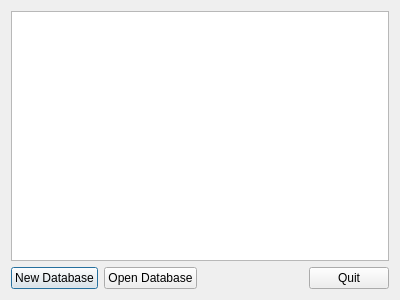
<?xml version="1.0" encoding="UTF-8"?>
<ui version="4.0">
 <class>DatabaseDialog</class>
 <widget class="QDialog" name="DatabaseDialog">
  <property name="geometry">
   <rect>
    <x>0</x>
    <y>0</y>
    <width>400</width>
    <height>300</height>
   </rect>
  </property>
  <property name="windowTitle">
   <string>Dialog</string>
  </property>
  <layout class="QVBoxLayout" name="verticalLayout_2">
   <item>
    <layout class="QVBoxLayout" name="verticalLayout">
     <item>
      <widget class="QListView" name="listView"/>
     </item>
     <item>
      <layout class="QHBoxLayout" name="horizontalLayout">
       <property name="bottomMargin">
        <number>0</number>
       </property>
       <item>
        <widget class="QPushButton" name="pushButton_3">
         <property name="text">
          <string>New Database</string>
         </property>
        </widget>
       </item>
       <item>
        <widget class="QPushButton" name="pushButton">
         <property name="text">
          <string>Open Database</string>
         </property>
        </widget>
       </item>
       <item>
        <spacer name="horizontalSpacer">
         <property name="orientation">
          <enum>Qt::Horizontal</enum>
         </property>
         <property name="sizeHint" stdset="0">
          <size>
           <width>40</width>
           <height>20</height>
          </size>
         </property>
        </spacer>
       </item>
       <item>
        <widget class="QPushButton" name="pushButton_2">
         <property name="text">
          <string>Quit</string>
         </property>
        </widget>
       </item>
      </layout>
     </item>
    </layout>
   </item>
  </layout>
 </widget>
 <resources/>
 <connections/>
</ui>
